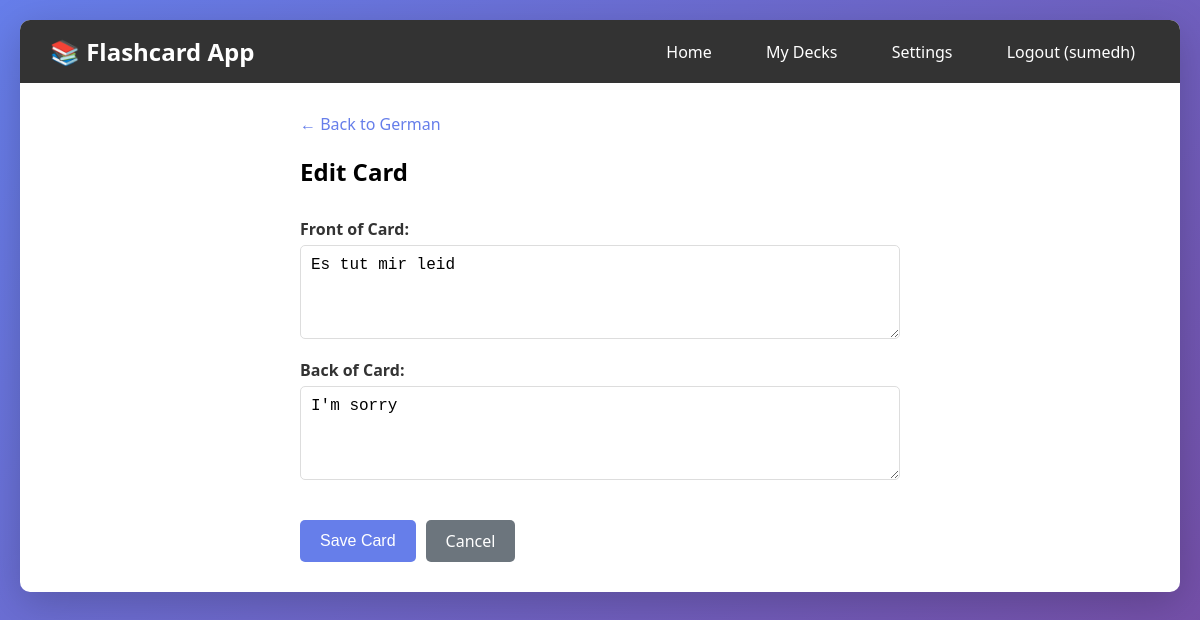
/cards/3/edit/ (signed in), run on the app's committed database.
### flashcards/models.py (models this page shows, shortened)
class Deck(models.Model):
    user = models.ForeignKey(User, on_delete=models.CASCADE, related_name='decks')
    name = models.CharField(max_length=200)
    description = models.TextField(blank=True)
    created_at = models.DateTimeField(auto_now_add=True)
    updated_at = models.DateTimeField(auto_now=True)
    class Meta:
        ordering = ['-created_at']

class Card(models.Model):
    DIFFICULTY_CHOICES = [
        (1, 'Again'),
        (2, 'Hard'),
        (3, 'Good'),
        (4, 'Easy'),
    ]
    deck = models.ForeignKey(Deck, on_delete=models.CASCADE, related_name='cards')
    front = models.TextField()
    back = models.TextField()
    created_at = models.DateTimeField(auto_now_add=True)
    updated_at = models.DateTimeField(auto_now=True)
    ease_factor = models.FloatField(default=2.5)
    interval = models.IntegerField(default=0)  # Days until next review
    repetitions = models.IntegerField(default=0)
    next_review_date = models.DateField(default=timezone.now)
    last_reviewed = models.DateTimeField(null=True, blank=True)
    class Meta:
        ordering = ['next_review_date', '-created_at']

### flashcards/views.py (the view)
# urls.py: path('cards/<int:card_id>/edit/', views.card_edit_view, name='card_edit'),
@login_required
def card_edit_view(request, card_id):
    card = get_object_or_404(Card, id=card_id, deck__user=request.user)
    if request.method == 'POST':
        form = CardForm(request.POST, instance=card)
        if form.is_valid():
            form.save()
            messages.success(request, 'Card updated successfully!')
            return redirect('deck_detail', deck_id=card.deck.id)
    else:
        form = CardForm(instance=card)
    return render(request, 'card_form.html', {'form': form, 'card': card, 'deck': card.deck, 'title': 'Edit Card'})

### flashcards/forms.py
class CardForm(forms.ModelForm):
    class Meta:
        model = Card
        fields = ['front', 'back']
        widgets = {
            'front': forms.Textarea(attrs={'class': 'form-control', 'placeholder': 'Front of the card', 'rows': 4}),
            'back': forms.Textarea(attrs={'class': 'form-control', 'placeholder': 'Back of the card', 'rows': 4}),
        }

### flashcards/templates/card_form.html (shortened to what this page needs)
{% extends 'base.html' %}
{% block content %}
<div style="max-width: 600px; margin: 0 auto;">
    <div style="margin-bottom: 20px;">
        <a href="{% url 'deck_detail' deck.id %}" style="color: #667eea; text-decoration: none;">← Back to {{ deck.name }}</a>
    </div>
    <h2 style="margin-bottom: 30px;">{{ title }}</h2>
    <form method="POST">
        <label for="id_front">Front of Card:</label>
        {{ form.front }}
        <label for="id_back">Back of Card:</label>
        {{ form.back }}
        <div style="display: flex; gap: 10px; margin-top: 20px;">
            <button type="submit" class="btn">Save Card</button>
            <a href="{% url 'deck_detail' deck.id %}" class="btn btn-secondary">Cancel</a>
        </div>
    </form>
</div>
{% endblock %}

### flashcards/templates/base.html (shortened to what this page needs)
<!DOCTYPE html>
<html lang="en">
<head>
</head>
<body>
    <div class="container">
        {% if user.is_authenticated %}
        <div class="navbar">
            <h1>📚 Flashcard App</h1>
            <nav>
                <a href="{% url 'home' %}">Home</a>
                <a href="{% url 'deck_list' %}">My Decks</a>
                <a href="{% url 'settings' %}">Settings</a>
                <a href="{% url 'logout' %}">Logout ({{ user.username }})</a>
            </nav>
        </div>
        {% endif %}
        <div class="content">
            {% block content %}
            {% endblock %}
        </div>
    </div>
</body>
</html>

### flashcards/templates/base.html (style rules this page uses)
* { margin: 0; padding: 0; box-sizing: border-box; }
body { font-family: 'Segoe UI', Tahoma, Geneva, Verdana, sans-serif; background: linear-gradient(135deg, #667eea 0%, #764ba2 100%); min-height: 100vh; padding: 20px; }
.container { max-width: 1200px; margin: 0 auto; background: white; border-radius: 10px; box-shadow: 0 10px 40px rgba(0,0,0,0.2); overflow: hidden; }
.navbar { background: #333; color: white; padding: 15px 30px; display: flex; justify-content: space-between; align-items: center; }
.navbar h1 { font-size: 24px; }
.navbar nav a { color: white; text-decoration: none; margin-left: 20px; padding: 8px 15px; border-radius: 5px; transition: background 0.3s; }
.content { padding: 30px; }
.btn { display: inline-block; padding: 10px 20px; background: #667eea; color: white; text-decoration: none; border-radius: 5px; border: none; cursor: pointer; font-size: 16px; transition: background 0.3s; }
.btn-secondary { background: #6c757d; }
.form-control { width: 100%; padding: 10px; margin-bottom: 15px; border: 1px solid #ddd; border-radius: 5px; font-size: 16px; }
label { display: block; margin-bottom: 5px; font-weight: 600; color: #333; }

### data on the page
Deck: name "German"
Card: front "Es tut mir leid", back "I'm sorry"

### other printed values
{{ user.username }} "sumedh"
{{ title }} "Edit Card"
